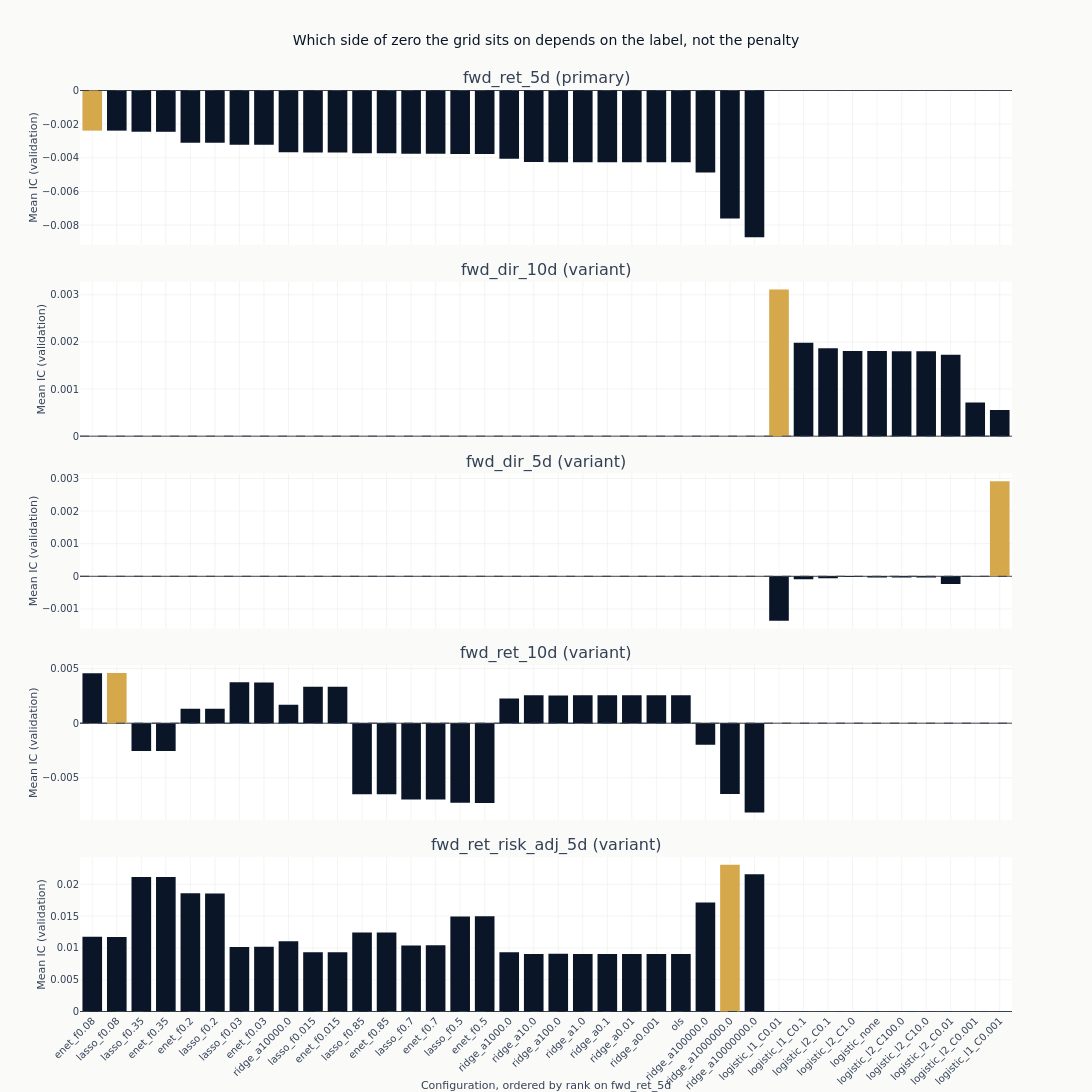

Notebook source saved alongside this figure:
### Markdown cell above
### How the penalty grid ranks

One panel per label, sharing a vertical scale so the labels are compared rather than each one
rescaled to fill its own panel. Only configurations measured on all of their label's dates are
charted. The zero line is the reference that matters: a bar below it is a model whose ranking
pointed the wrong way out of sample.

The configurations are held in one order across the panels - their ranking on the primary label
- so a panel that does not descend is a label that orders the grid differently.

### Code cell
def compact(params: str) -> str:
    """Render declared parameters for a label: `alpha=1000000.0` reads as `alpha=1e+06`."""
    return re.sub(r"\d+\.?\d*(?:[eE][+-]?\d+)?", lambda m: f"{float(m.group()):g}", params)


full = catalog.filter("full_coverage")
config_order = (
    full.filter(pl.col("label") == panel_labels[0])
    .sort("ic_mean", descending=True)
    .get_column("config_name")
    .to_list()
)

fig_ic = make_subplots(
    rows=len(panel_labels),
    cols=1,
    shared_xaxes=True,
    shared_yaxes=True,
    vertical_spacing=0.04,
    subplot_titles=[
        f"{label} ({'primary' if label == primary else 'variant'})" for label in panel_labels
    ],
)
for row, label in enumerate(panel_labels, start=1):
    panel = full.filter(pl.col("label") == label)
    # A label whose menu declares different configurations - the classification ones do - keeps
    # its own members and appends them after the shared order rather than being dropped.
    order = [name for name in config_order if name in set(panel.get_column("config_name"))]
    order += [name for name in panel.get_column("config_name").to_list() if name not in order]
    panel = panel.with_columns(
        rank=pl.col("config_name").replace_strict(
            {name: index for index, name in enumerate(order)}, return_dtype=pl.Int32
        )
    ).sort("rank")
    best = panel.get_column("ic_mean").max()
    fig_ic.add_trace(
        go.Bar(
            x=panel.get_column("config_name").to_list(),
            y=panel.get_column("ic_mean").to_list(),
            marker_color=[
                COLORS["amber"] if value == best else COLORS["blue"]
                for value in panel.get_column("ic_mean")
            ],
            showlegend=False,
        ),
        row=row,
        col=1,
    )
    fig_ic.add_hline(
        y=0, line_width=1, line_dash="dash", line_color=COLORS["neutral"], row=row, col=1
    )
    fig_ic.update_yaxes(title_text="Mean IC (validation)", row=row, col=1)
fig_ic.update_xaxes(
    title_text=f"Configuration, ordered by rank on {panel_labels[0]}",
    tickangle=-45,
    row=len(panel_labels),
    col=1,
)
fig_ic.update_layout(
    title="Which side of zero the grid sits on depends on the label, not the penalty",
    height=260 * len(panel_labels),
    width=1100,
    margin=dict(t=90),
)
# Which labels clear zero is a fact about the frame, so the alt text reads it rather than
# asserting it. Describing every bar as negative was true of the one label this notebook used to
# fit and is false of the set it fits now.
side_text = "; ".join(
    f"{row['label']} has {row['n_positive']} of {row['configurations']} above zero"
    for row in by_label.sort("label").iter_rows(named=True)
)
show_plotly_with_alt(
    fig_ic,
    "Bar charts of mean validation information coefficient for every full-coverage linear "
    "configuration, one panel per declared label sharing a vertical scale, each panel's highest "
    "bar in amber and the rest in dark navy, with a dashed zero line across each. The bars are "
    "held in the primary label's ranking order in every panel, so a panel that does not descend "
    f"is a label that orders the grid differently. Counted from the frame: {side_text}. The "
    "spread within any one panel is a few thousandths, far smaller than the difference between "
    "panels.",
)

### Figure 1 — Plotly figure (JSON) as saved in the notebook; plotly's stock layout.template omitted (floating-point values rounded to 4 significant figures)
{"data": [{"marker": {"color": ["#D4A84B", "#0a1628", "#0a1628", "#0a1628", "#0a1628", "#0a1628", "#0a1628", "#0a1628", "#0a1628", "#0a1628", "#0a1628", "#0a1628", "#0a1628", "#0a1628", "#0a1628", "#0a1628", "#0a1628", "#0a1628", "#0a1628", "#0a1628", "#0a1628", "#0a1628", "#0a1628", "#0a1628", "#0a1628", "#0a1628", "#0a1628", "#0a1628"]}, "showlegend": false, "type": "bar", "x": ["enet_f0.08", "lasso_f0.08", "lasso_f0.35", "enet_f0.35", "enet_f0.2", "lasso_f0.2", "lasso_f0.03", "enet_f0.03", "ridge_a10000.0", "lasso_f0.015", "enet_f0.015", "lasso_f0.85", "enet_f0.85", "lasso_f0.7", "enet_f0.7", "lasso_f0.5", "enet_f0.5", "ridge_a1000.0", "ridge_a10.0", "ridge_a100.0", "ridge_a1.0", "ridge_a0.1", "ridge_a0.01", "ridge_a0.001", "ols", "ridge_a100000.0", "ridge_a1000000.0", "ridge_a10000000.0"], "xaxis": "x", "y": [-0.002384, -0.002384, -0.00245, -0.002454, -0.003099, -0.0031, -0.00322, -0.003222, -0.003666, -0.00369, -0.003691, -0.003726, -0.003727, -0.003754, -0.003755, -0.003767, -0.00377, -0.004057, -0.004252, -0.004259, -0.004259, -0.004261, -0.004262, -0.004262, -0.004262, -0.004878, -0.007609, -0.008715], "yaxis": "y"}, {"marker": {"color": ["#D4A84B", "#0a1628", "#0a1628", "#0a1628", "#0a1628", "#0a1628", "#0a1628", "#0a1628", "#0a1628", "#0a1628"]}, "showlegend": false, "type": "bar", "x": ["logistic_l1_C0.01", "logistic_l1_C0.1", "logistic_l2_C0.1", "logistic_l2_C1.0", "logistic_none", "logistic_l2_C100.0", "logistic_l2_C10.0", "logistic_l2_C0.01", "logistic_l2_C0.001", "logistic_l1_C0.001"], "xaxis": "x2", "y": [0.003112, 0.001981, 0.001863, 0.001807, 0.001805, 0.001804, 0.001804, 0.00173, 0.0007162, 0.0005536], "yaxis": "y2"}, {"marker": {"color": ["#D4A84B", "#0a1628", "#0a1628", "#0a1628", "#0a1628", "#0a1628", "#0a1628", "#0a1628", "#0a1628", "#0a1628"]}, "showlegend": false, "type": "bar", "x": ["logistic_l1_C0.001", "logistic_l2_C0.001", "logistic_l2_C1.0", "logistic_l2_C100.0", "logistic_none", "logistic_l2_C10.0", "logistic_l2_C0.1", "logistic_l1_C0.1", "logistic_l2_C0.01", "logistic_l1_C0.01"], "xaxis": "x3", "y": [0.002912, 6.882e-06, -1.957e-05, -3.506e-05, -3.595e-05, -4.037e-05, -6.331e-05, -9.057e-05, -0.0002375, -0.001362], "yaxis": "y3"}, {"marker": {"color": ["#0a1628", "#D4A84B", "#0a1628", "#0a1628", "#0a1628", "#0a1628", "#0a1628", "#0a1628", "#0a1628", "#0a1628", "#0a1628", "#0a1628", "#0a1628", "#0a1628", "#0a1628", "#0a1628", "#0a1628", "#0a1628", "#0a1628", "#0a1628", "#0a1628", "#0a1628", "#0a1628", "#0a1628", "#0a1628", "#0a1628", "#0a1628", "#0a1628"]}, "showlegend": false, "type": "bar", "x": ["enet_f0.08", "lasso_f0.08", "lasso_f0.35", "enet_f0.35", "enet_f0.2", "lasso_f0.2", "lasso_f0.03", "enet_f0.03", "ridge_a10000.0", "lasso_f0.015", "enet_f0.015", "lasso_f0.85", "enet_f0.85", "lasso_f0.7", "enet_f0.7", "lasso_f0.5", "enet_f0.5", "ridge_a1000.0", "ridge_a10.0", "ridge_a100.0", "ridge_a1.0", "ridge_a0.1", "ridge_a0.01", "ridge_a0.001", "ols", "ridge_a100000.0", "ridge_a1000000.0", "ridge_a10000000.0"], "xaxis": "x4", "y": [0.004573, 0.004587, -0.002551, -0.002553, 0.00133, 0.001324, 0.003739, 0.003722, 0.001691, 0.003326, 0.003325, -0.006498, -0.006498, -0.006976, -0.006986, -0.007283, -0.007299, 0.002269, 0.002555, 0.002529, 0.00256, 0.00256, 0.00256, 0.00256, 0.00256, -0.001966, -0.006471, -0.008174], "yaxis": "y4"}, {"marker": {"color": ["#0a1628", "#0a1628", "#0a1628", "#0a1628", "#0a1628", "#0a1628", "#0a1628", "#0a1628", "#0a1628", "#0a1628", "#0a1628", "#0a1628", "#0a1628", "#0a1628", "#0a1628", "#0a1628", "#0a1628", "#0a1628", "#0a1628", "#0a1628", "#0a1628", "#0a1628", "#0a1628", "#0a1628", "#0a1628", "#0a1628", "#D4A84B", "#0a1628"]}, "showlegend": false, "type": "bar", "x": ["enet_f0.08", "lasso_f0.08", "lasso_f0.35", "enet_f0.35", "enet_f0.2", "lasso_f0.2", "lasso_f0.03", "enet_f0.03", "ridge_a10000.0", "lasso_f0.015", "enet_f0.015", "lasso_f0.85", "enet_f0.85", "lasso_f0.7", "enet_f0.7", "lasso_f0.5", "enet_f0.5", "ridge_a1000.0", "ridge_a10.0", "ridge_a100.0", "ridge_a1.0", "ridge_a0.1", "ridge_a0.01", "ridge_a0.001", "ols", "ridge_a100000.0", "ridge_a1000000.0", "ridge_a10000000.0"], "xaxis": "x5", "y": [0.01174, 0.01174, 0.02115, 0.02117, 0.01859, 0.01855, 0.01016, 0.01019, 0.01105, 0.009317, 0.009331, 0.01241, 0.01241, 0.0104, 0.01041, 0.01496, 0.01497, 0.009307, 0.009034, 0.009075, 0.009034, 0.009034, 0.009034, 0.009034, 0.009034, 0.01715, 0.02307, 0.02158], "yaxis": "y5"}], "layout": {"annotations": [{"font": {"size": 16}, "showarrow": false, "text": "fwd_ret_5d (primary)", "x": 0.5, "xanchor": "center", "xref": "paper", "y": 1.0, "yanchor": "bottom", "yref": "paper"}, {"font": {"size": 16}, "showarrow": false, "text": "fwd_dir_10d (variant)", "x": 0.5, "xanchor": "center", "xref": "paper", "y": 0.792, "yanchor": "bottom", "yref": "paper"}, {"font": {"size": 16}, "showarrow": false, "text": "fwd_dir_5d (variant)", "x": 0.5, "xanchor": "center", "xref": "paper", "y": 0.584, "yanchor": "bottom", "yref": "paper"}, {"font": {"size": 16}, "showarrow": false, "text": "fwd_ret_10d (variant)", "x": 0.5, "xanchor": "center", "xref": "paper", "y": 0.376, "yanchor": "bottom", "yref": "paper"}, {"font": {"size": 16}, "showarrow": false, "text": "fwd_ret_risk_adj_5d (variant)", "x": 0.5, "xanchor": "center", "xref": "paper", "y": 0.168, "yanchor": "bottom", "yref": "paper"}], "height": 1300, "margin": {"t": 90}, "shapes": [{"line": {"color": "#334155", "dash": "dash", "width": 1}, "type": "line", "x0": 0, "x1": 1, "xref": "x domain", "y0": 0, "y1": 0, "yref": "y"}, {"line": {"color": "#334155", "dash": "dash", "width": 1}, "type": "line", "x0": 0, "x1": 1, "xref": "x2 domain", "y0": 0, "y1": 0, "yref": "y2"}, {"line": {"color": "#334155", "dash": "dash", "width": 1}, "type": "line", "x0": 0, "x1": 1, "xref": "x3 domain", "y0": 0, "y1": 0, "yref": "y3"}, {"line": {"color": "#334155", "dash": "dash", "width": 1}, "type": "line", "x0": 0, "x1": 1, "xref": "x4 domain", "y0": 0, "y1": 0, "yref": "y4"}, {"line": {"color": "#334155", "dash": "dash", "width": 1}, "type": "line", "x0": 0, "x1": 1, "xref": "x5 domain", "y0": 0, "y1": 0, "yref": "y5"}], "title": {"text": "Which side of zero the grid sits on depends on the label, not the penalty"}, "width": 1100, "xaxis": {"anchor": "y", "domain": [0.0, 1.0], "matches": "x5", "showticklabels": false}, "xaxis2": {"anchor": "y2", "domain": [0.0, 1.0], "matches": "x5", "showticklabels": false}, "xaxis3": {"anchor": "y3", "domain": [0.0, 1.0], "matches": "x5", "showticklabels": false}, "xaxis4": {"anchor": "y4", "domain": [0.0, 1.0], "matches": "x5", "showticklabels": false}, "xaxis5": {"anchor": "y5", "domain": [0.0, 1.0], "tickangle": -45, "title": {"text": "Configuration, ordered by rank on fwd_ret_5d"}}, "yaxis": {"anchor": "x", "domain": [0.832, 1.0], "title": {"text": "Mean IC (validation)"}}, "yaxis2": {"anchor": "x2", "domain": [0.624, 0.792], "title": {"text": "Mean IC (validation)"}}, "yaxis3": {"anchor": "x3", "domain": [0.416, 0.584], "title": {"text": "Mean IC (validation)"}}, "yaxis4": {"anchor": "x4", "domain": [0.208, 0.376], "title": {"text": "Mean IC (validation)"}}, "yaxis5": {"anchor": "x5", "domain": [0.0, 0.168], "title": {"text": "Mean IC (validation)"}}}}
